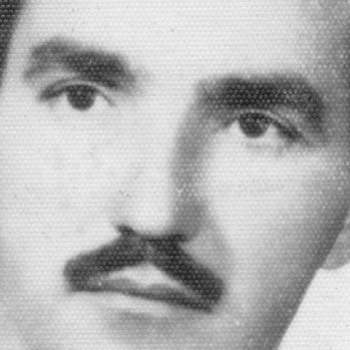
#> input picture material/aulas/lab09/face.png, 350 x 350 px
$ jupyter execute aula.ipynb
#> lines starting #> are read from the running program, lines starting #| are printed output that depends on the picture
Objetivo: - Conhecer e praticar filtragem no domínio da frequência.

## Filtros espectrais

Filtragem espectral é uma operação que tem a finalidade de reforçar ou atenuar certas frequências na imagem, mudando suas características de suavização ou reforço das bordas dos objetos.

## Transformada de Fourier

Da mesma forma que existe audio com grave e agudo, existe imagens com frequencias baixa e alta. A Transformada de Fourier é usada para analisar as características de frequência de vários filtros. Para imagens, a Transformada Discreta de Fourier 2D (DFT) é usada para encontrar a imagem no domínio da frequência. Um algoritmo rápido chamado Fast Fourier Transform (FFT) é usado para o cálculo da DFT.

## Exibindo uma imagem no dominio da frequência

Na OpenCV usamos a função **cv2.dft()**

[cell 1]
import cv2
from matplotlib import pyplot as plt
import numpy as np


#carrega imagem
img = cv2.imread('face.png',0)
#> img is the input picture: shape (350, 350); min 25, max 248, mean 180.8

# Transformação discreta de Fourier
dft = cv2.dft(np.float32(img),flags = cv2.DFT_COMPLEX_OUTPUT)
dft = np.fft.fftshift(dft)


# Aplicado uma função log para visualização da magnitude do espectro
magnitude_spectrum = np.log(cv2.magnitude(dft[:,:,0],dft[:,:,1]))
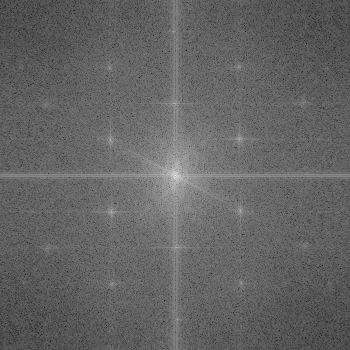
#> magnitude_spectrum: shape (350, 350) float32; min 0.259, max 16.91, mean 6.81; drawn with min black and max white


# Visualização das imagens
fig = plt.figure(figsize=(20,20))
plt.subplot(1, 2, 1),plt.title('Original')
plt.imshow(img, cmap="gray")
plt.subplot(1, 2, 2),plt.title('magnitude_spectrum')
plt.imshow(magnitude_spectrum, cmap="gray")
plt.show()
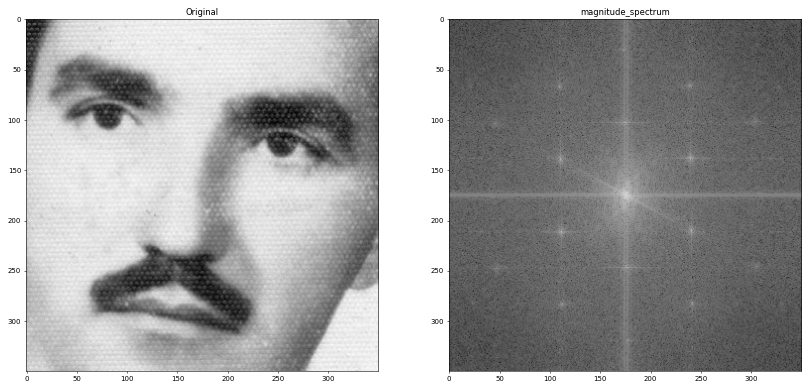
#> figure drawn by matplotlib, 2 panels

## Filtro espectral

O **filtro espectral** (ou no **domínio das frequências**) usa o espectro da imagem para ressaltar ou atenuar determinadas carecterísticas de frequências da imagem. O mais comum é empregar filtros que manipulam diretamente a magnitude das frequências, que podem ser do tipo:
- **Filtro passa-baixas (PB):** realça baixas frequências e atenua as altas, multiplicando por valores baixos a magnitude das frequências maiores
- **Filtro passa-altas (PA):** realça altas frequências e atenua as baixas, multiplicando por valores baixos a magnitude das frequências menores
- **Filtro passa-faixa (PF):** realça uma região do espectro em torno de determinada frequência

### Filtro passa-baixas

[cell 2]
import cv2
from matplotlib import pyplot as plt
import numpy as np


#carrega imagem
img = cv2.imread('face.png',0)


# extraindo shape da imagem
rows, cols = img.shape
#> rows = 350; cols = 350
half_row, half_col = rows/2 , cols/2
#> half_row = 175; half_col = 175
limiar = 40


# Criando a máscara quadrada
mask = np.zeros((rows,cols,2),np.uint8)
mask[int(half_row-limiar):int(half_row+limiar), int(half_col-limiar):int(half_col+limiar)] = 1


# Transformada discreta de Fourier
dft = cv2.dft(np.float32(img),flags = cv2.DFT_COMPLEX_OUTPUT)
dft = np.fft.fftshift(dft)

# Aplicar filtro na imagem
dft_mask = dft*mask


# Transformada inversa de Fourier
dft_mask = np.fft.ifftshift(dft_mask)
img_restored = cv2.idft(dft_mask)
img_restored = cv2.magnitude(img_restored[:,:,0],img_restored[:,:,1])
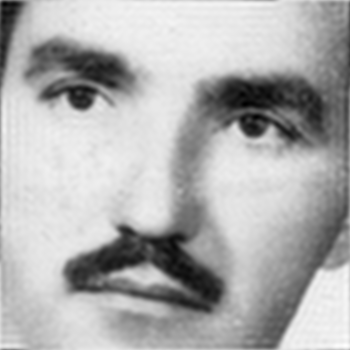
#> img_restored: shape (350, 350) float32; min 4576539, max 30068924, mean 22147020; drawn with min black and max white


# Visualização das imagens
fig = plt.figure(figsize=(20,20))
plt.subplot(1, 2, 1),plt.title('Original')
plt.imshow(img, cmap="gray")
plt.subplot(1, 2, 2),plt.title('img_restored')
plt.imshow(img_restored, cmap="gray")
plt.show()
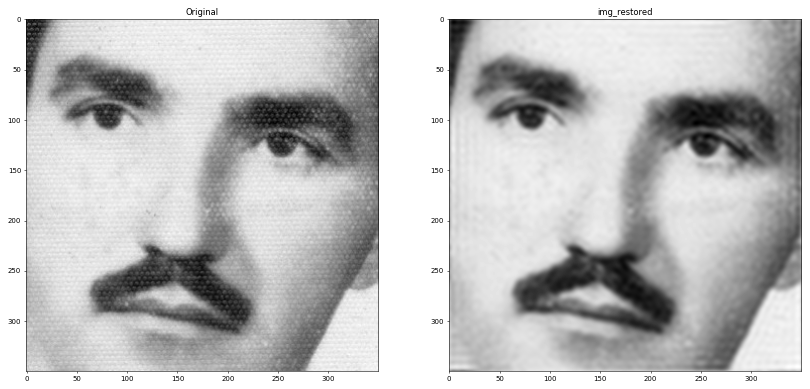
#> figure drawn by matplotlib, 2 panels

### Filtro passa-altas

[cell 3]
import cv2
from matplotlib import pyplot as plt
import numpy as np


#carrega imagem
img = cv2.imread('face.png',0)


# extraindo shape da imagem
rows, cols = img.shape
half_row, half_col = rows/2 , cols/2
limiar = 10


# Criando a máscara quadrada
mask = np.ones((rows,cols,2),np.uint8)
mask[int(half_row-limiar):int(half_row+limiar), int(half_col-limiar):int(half_col+limiar)] = 0


# Transformada discreta de Fourier
dft = cv2.dft(np.float32(img),flags = cv2.DFT_COMPLEX_OUTPUT)
dft = np.fft.fftshift(dft)

# Aplicar filtro na imagem
dft_mask = dft*mask


# Transformada inversa de Fourier
dft_mask = np.fft.ifftshift(dft_mask)
img_restored = cv2.idft(dft_mask)
img_restored = cv2.magnitude(img_restored[:,:,0],img_restored[:,:,1])
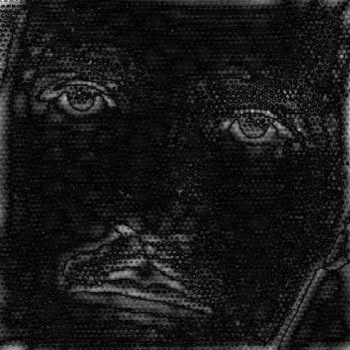
#> img_restored: shape (350, 350) float32; min 2282.5, max 13308029, mean 1260976.1; drawn with min black and max white


# Visualização das imagens
fig = plt.figure(figsize=(20,20))
plt.subplot(1, 2, 1),plt.title('Original')
plt.imshow(img, cmap="gray")
plt.subplot(1, 2, 2),plt.title('img_restored')
plt.imshow(img_restored, cmap="gray")
plt.show()
